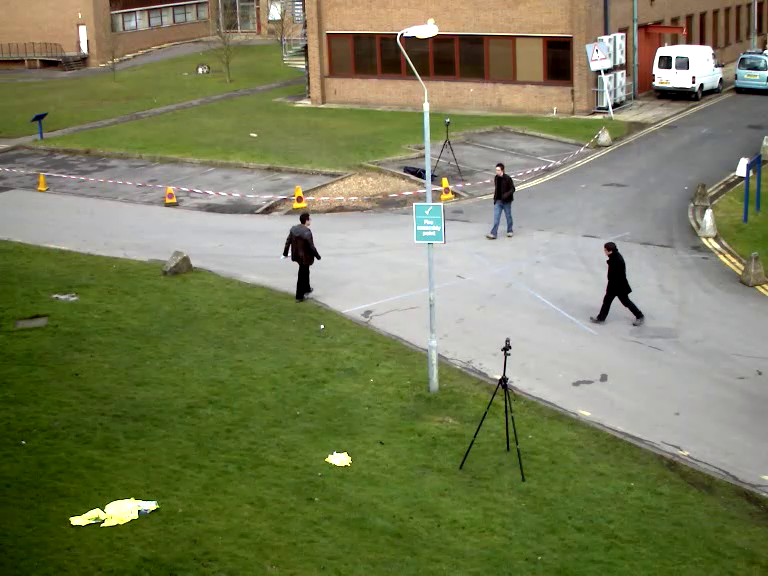
#> input picture frame 15 of archive/Background_Subtraction_Tutorial_frame.mp4, 768 x 576 px
$ python backGroundSub.py
#> lines starting #> are read from the running program, lines starting #| are printed output that depends on the picture; after the words box and inside, x2 and y2 are one past the last pixel; in counts of white or black regions, pixels touching at a corner belong together
import cv2
import matplotlib.pyplot as plt
import numpy as np

algo = 'MOG2'
inputt = 'archive/Background_Subtraction_Tutorial_frame.mp4'

capture = cv2.VideoCapture(cv2.samples.findFileOrKeep(inputt))
frame_width = int(capture.get(3))
frame_height = int(capture.get(4))


if algo == 'MOG2':
    backSub = cv2.createBackgroundSubtractorMOG2()
else:
    backSub = cv2.createBackgroundSubtractorKNN()

while True:

    ret, frame = capture.read()
#> frame is the input picture: shape (576, 768, 3); mean B, G, R 89.1, 125.4, 120.6

    if frame is None:
        break

    fgMask = backSub.apply(frame)
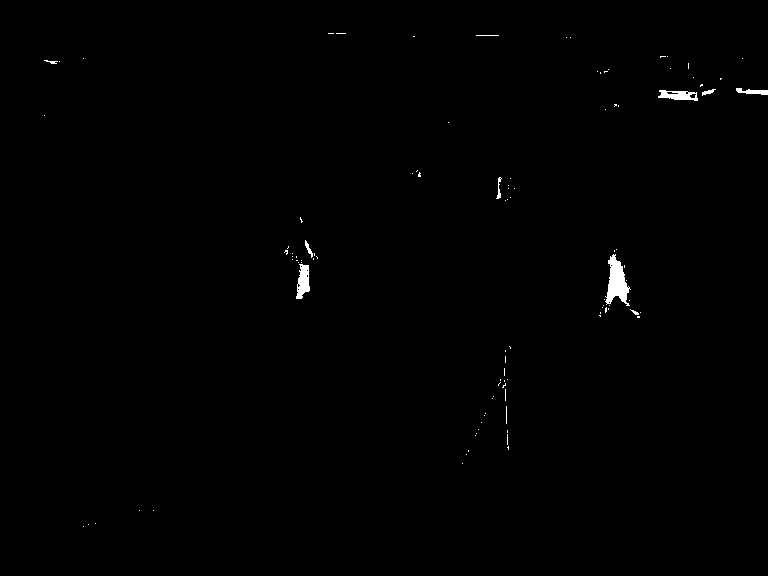
#> fgMask: shape (576, 768); values 127 (black) and 255 (white), 0.44% white; 103 white regions (93 under 20 px), largest, box (x1, y1, x2, y2) and area: (605, 254, 631, 306) 709, (296, 264, 310, 299) 326, (658, 90, 698, 101) 277

    cv2.rectangle(frame, (10, 2), (100,20), (255,255,255), -1)
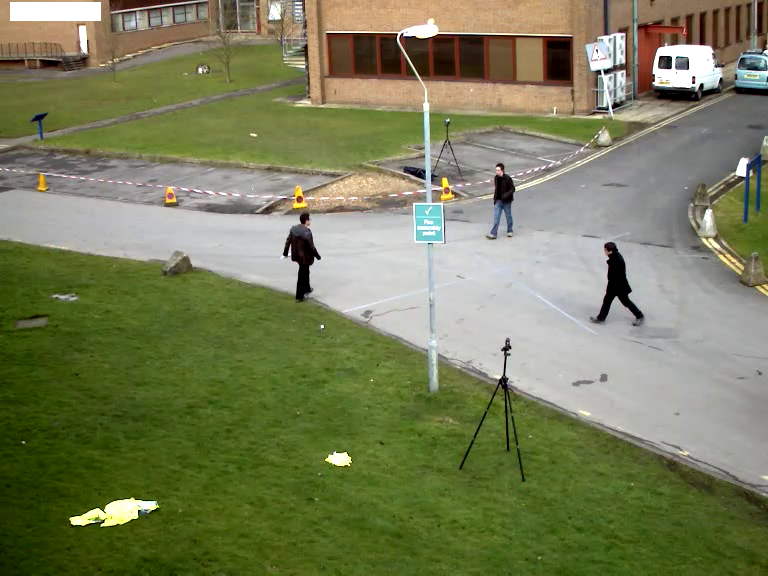
#> frame: shape (576, 768, 3); 0.39% of pixels changed, all inside (x1, y1, x2, y2) = (10, 2, 101, 21)

    cv2.imshow('Frame', frame)
    cv2.imshow('FG Mask', fgMask)

    keyboard = cv2.waitKey(1) & 0xFF
#> (key q is pressed here)

    if (keyboard == 27 or keyboard == ord('q')):
        cv2.destroyAllWindows()
        break

capture.release()
cv2.destroyAllWindows()

$ run again, starting later in the video
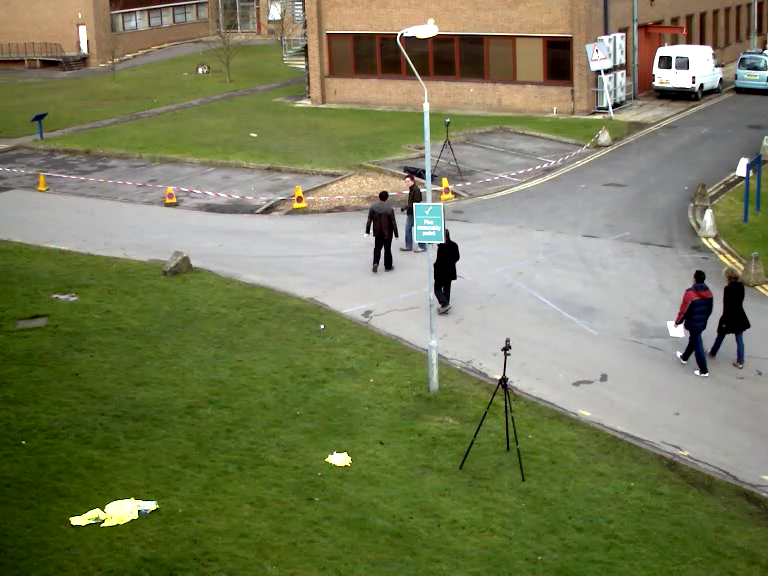
#> input picture frame 67 of archive/Background_Subtraction_Tutorial_frame.mp4, 768 x 576 px
#> frame is the input picture: shape (576, 768, 3); mean B, G, R 87.9, 124.2, 119.4
#> `fgMask = backSub.apply(frame)`:
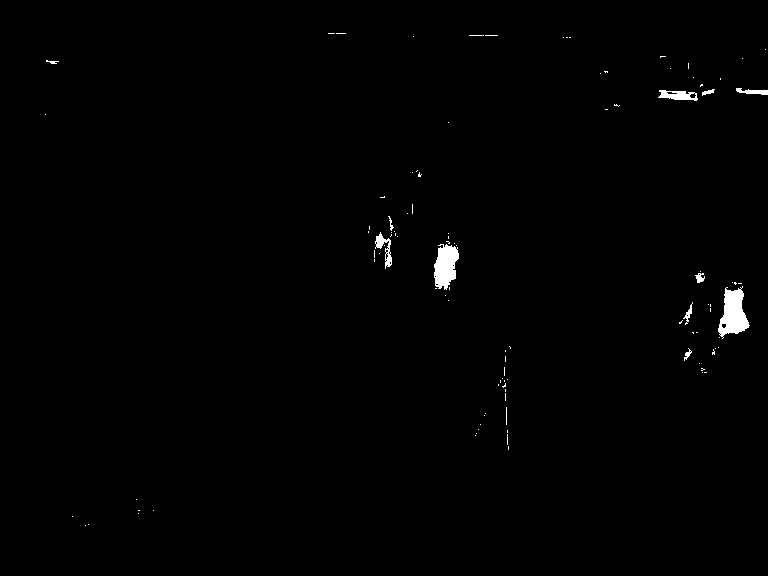
#> fgMask: shape (576, 768); values 127 (black) and 255 (white), 0.68% white; 106 white regions (95 under 20 px), largest, box (x1, y1, x2, y2) and area: (718, 286, 750, 339) 971, (434, 244, 459, 290) 810, (658, 90, 698, 101) 270
#> `cv2.rectangle(frame, (10, 2), (100,20), (255,255,255), -1)`:
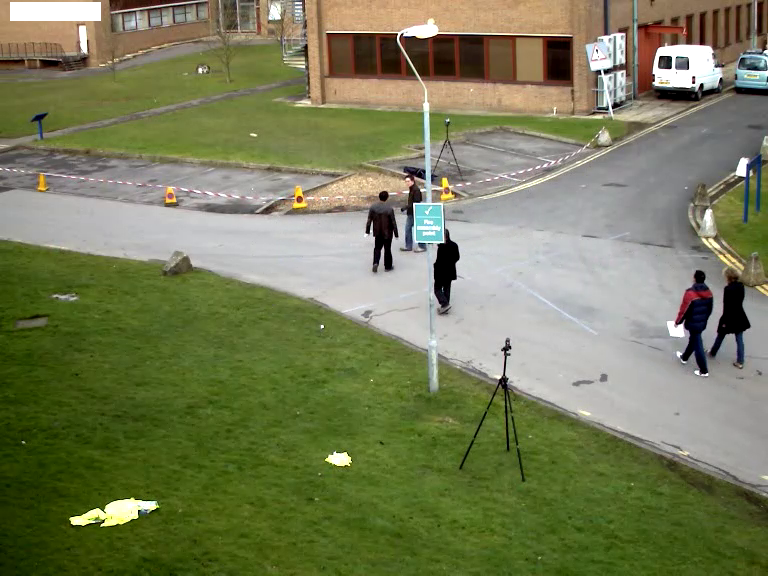
#> frame: shape (576, 768, 3); 0.39% of pixels changed, all inside (x1, y1, x2, y2) = (10, 2, 101, 21)

$ run again, starting later in the video
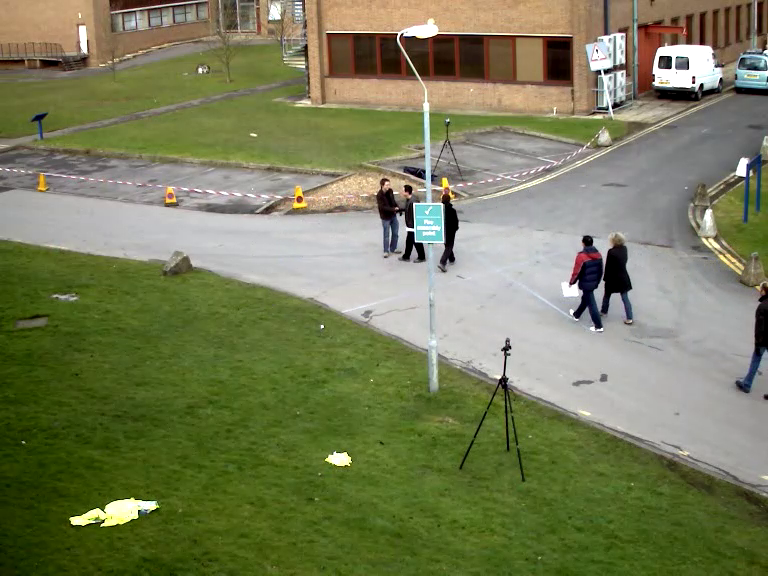
#> input picture frame 120 of archive/Background_Subtraction_Tutorial_frame.mp4, 768 x 576 px
#> frame is the input picture: shape (576, 768, 3); mean B, G, R 88.3, 124.5, 119.8
#> `fgMask = backSub.apply(frame)`:
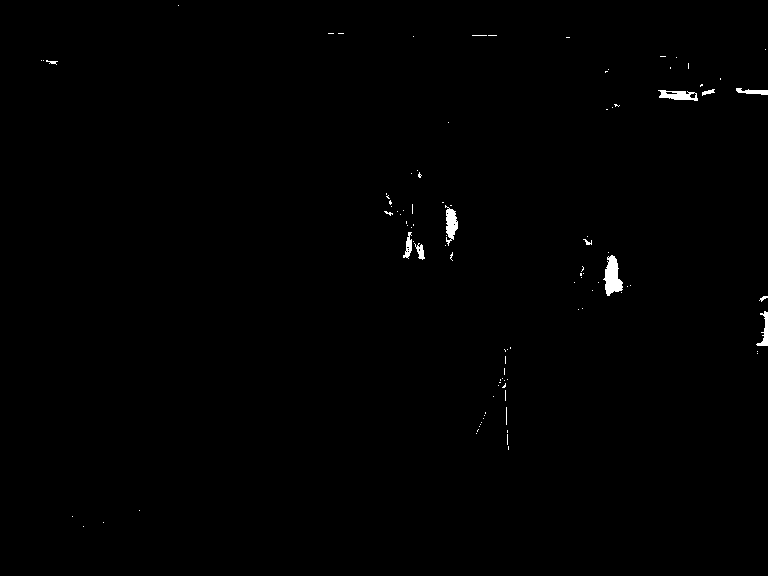
#> fgMask: shape (576, 768); values 127 (black) and 255 (white), 0.45% white; 101 white regions (90 under 20 px), largest, box (x1, y1, x2, y2) and area: (603, 255, 623, 296) 491, (445, 205, 458, 246) 302, (658, 90, 698, 101) 269
#> `cv2.rectangle(frame, (10, 2), (100,20), (255,255,255), -1)`:
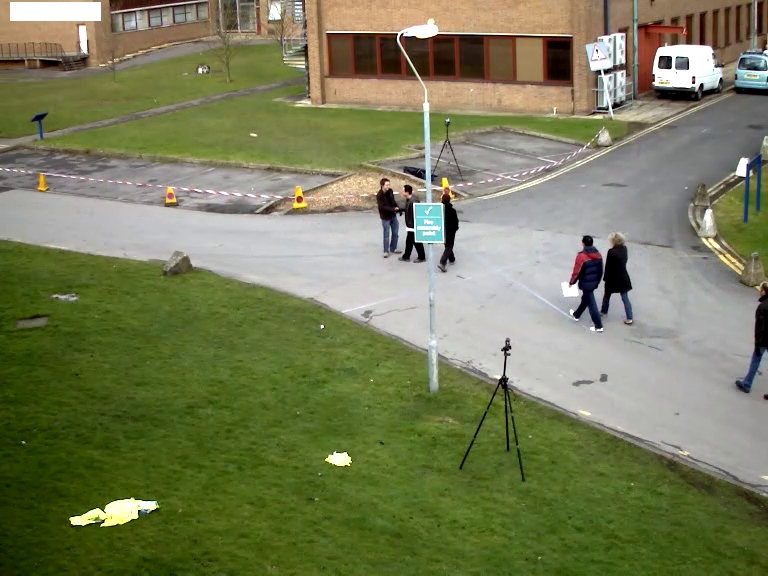
#> frame: shape (576, 768, 3); 0.39% of pixels changed, all inside (x1, y1, x2, y2) = (10, 2, 101, 21)
